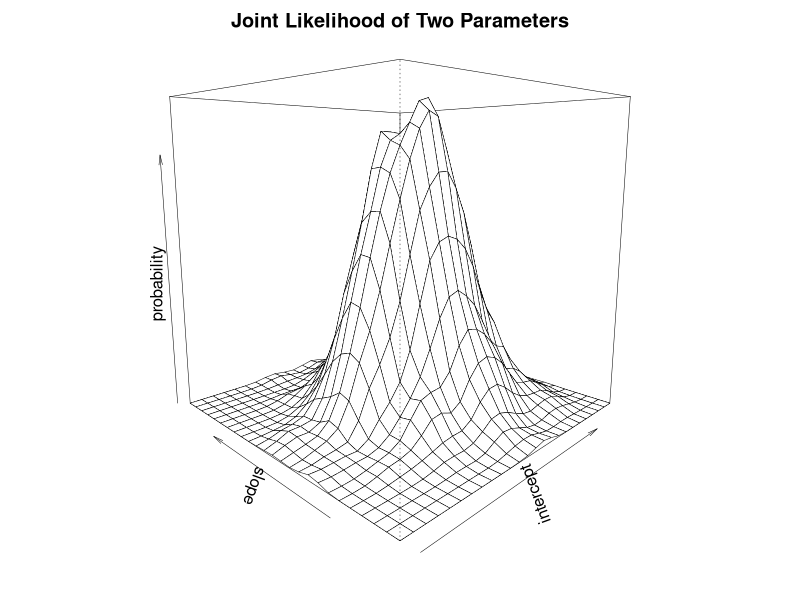
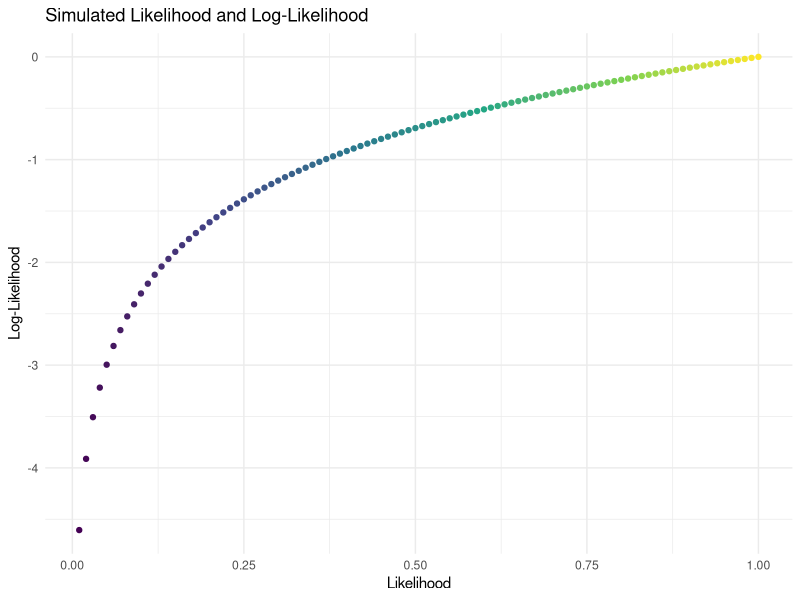

Recreate these plots in R, in order.
## ---- chunk 1

knitr::opts_chunk$set(echo = FALSE,
                      fig.margin =TRUE)

## ---- chunk 2

library(ggplot2)

library(MASS)

## ---- chunk 3

# inspired by a coding approach at
# https://stackoverflow.com/questions/11530010/how-to-simulate-bimodal-distribution

beta0 <- rnorm(1000, 0.5, 2)

beta1 <- rnorm(1000, 0, .1)

# density plot

mydensity <- kde2d(beta0, beta1)

par(mar = rep(2, 4)) # adjust margins

persp(mydensity,
      theta = -45,
      phi = 10,
      main = "Joint Likelihood of Two Parameters",
      xlab = "intercept",
      ylab = "slope",
      zlab = "probability",
      lwd = .5)

## ---- chunk 4

x <- seq(.01, 1, .01)

y <- log(x)

ggplot(data = NULL,
       aes(x = x,
           y = y,
           color = x)) +
  geom_point() +
  labs(title = "Simulated Likelihood and Log-Likelihood", 
       x = "Likelihood", 
       y = "Log-Likelihood") +
  theme_minimal() +
  scale_color_viridis_c() +
  theme(legend.position = "none")

# plot(x, y,
#      pch = 19,
#      col = "blue",
#      main = "Simulated Likelihood and Log-Likelihood",
#      xlab = "Likelihood",
#      ylab = "Log-Likelihood")

